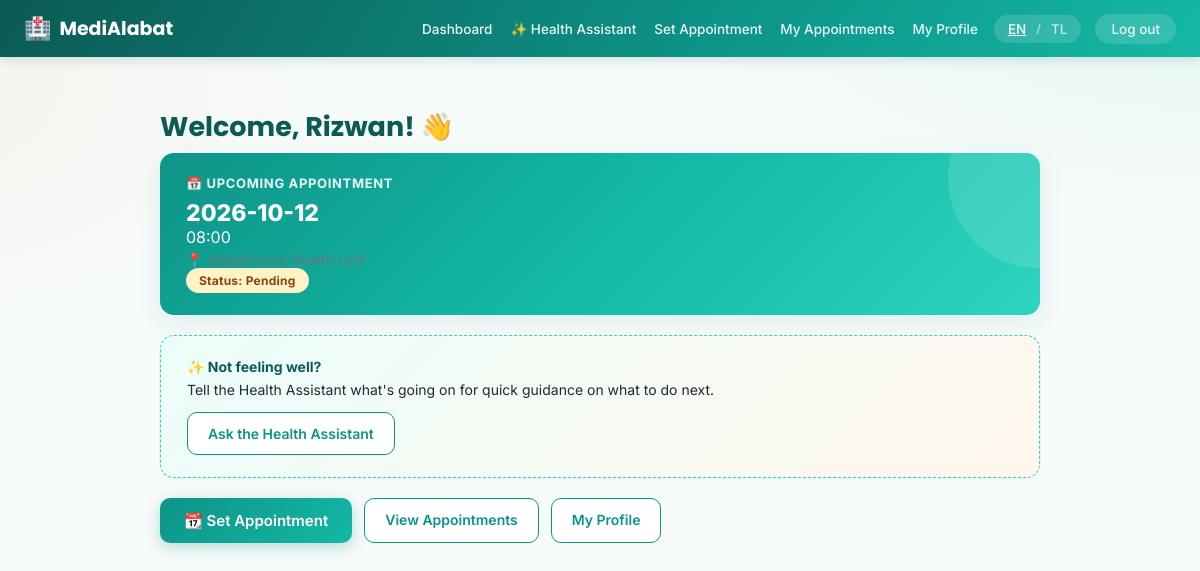
Before: /dashboard (signed in) with the older database file.
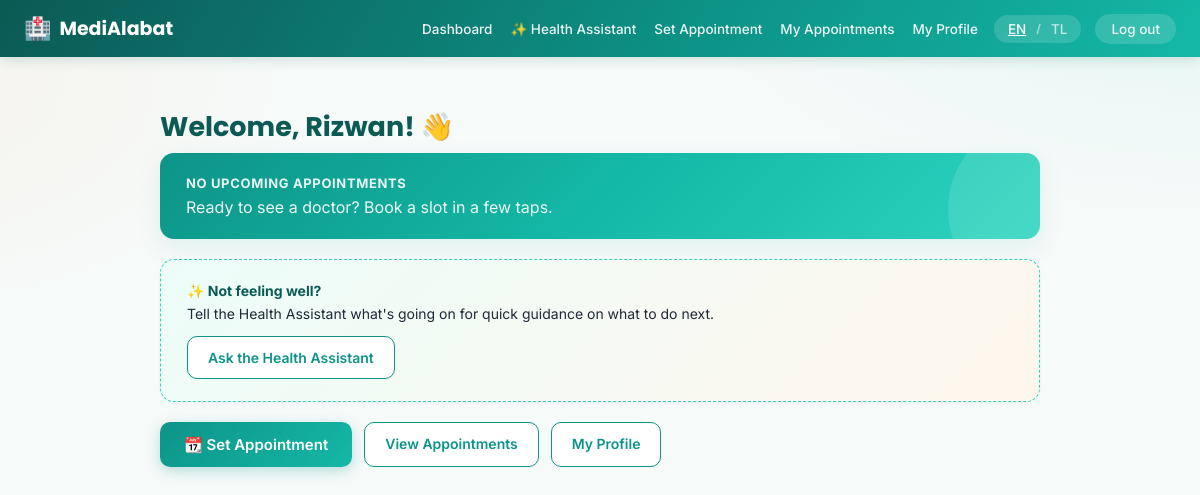
After: the same page with the newer database file.
### tables this page shows
CREATE TABLE appointments (
            id INTEGER PRIMARY KEY AUTOINCREMENT,
            patient_id INTEGER NOT NULL REFERENCES users(id) ON DELETE CASCADE,
            staff_id INTEGER NOT NULL REFERENCES users(id) ON DELETE CASCADE,
            clinic_id INTEGER NOT NULL REFERENCES clinics(id),
            appt_date TEXT NOT NULL,
            appt_time TEXT NOT NULL,
            reason TEXT,
            status TEXT NOT NULL DEFAULT 'Pending' CHECK(status IN ('Pending','Approved','Reschedule')),
            ai_note TEXT,
            created_at TEXT DEFAULT CURRENT_TIMESTAMP
        );

CREATE TABLE clinics (
    id INTEGER PRIMARY KEY AUTOINCREMENT,
    name TEXT NOT NULL,
    address TEXT
);

### app.py (the view)
@app.route("/dashboard")
@login_required(role="patient")
def patient_dashboard(user):
    conn = get_db()
    upcoming = conn.execute(
        "SELECT a.*, c.name AS clinic_name FROM appointments a "
        "JOIN clinics c ON c.id = a.clinic_id "
        "WHERE a.patient_id = ? AND a.status != 'Reschedule' "
        "AND (a.appt_date > ? OR (a.appt_date = ? )) "
        "ORDER BY a.appt_date ASC, a.appt_time ASC LIMIT 1",
        (user["id"], date.today().isoformat(), date.today().isoformat()),
    ).fetchone()
    conn.close()
    return render_template("patient/dashboard.html", upcoming=upcoming)

### app.py (called while the page is built)
def current_user():
    if "user_id" not in session:
        return None
    conn = get_db()
    user = conn.execute("SELECT * FROM users WHERE id = ?", (session["user_id"],)).fetchone()
    conn.close()
    return user

def current_lang():
    return session.get("lang", DEFAULT_LANG)

@app.context_processor
def inject_globals():
    lang = current_lang()
    return {
        "current_user": current_user(),
        "current_lang": lang,
        "t": lambda key, **kwargs: _t(key, lang=lang, **kwargs),
    }

def login_required(role=None):
    def decorator(view):
        @functools.wraps(view)
        def wrapped(*args, **kwargs):
            user = current_user()
            if user is None:
                return redirect(url_for("login"))
            if role and user["role"] != role:
                abort(403)
            return view(user, *args, **kwargs)
        return wrapped
    return decorator

### db.py (called while the page is built)
def get_db():
    conn = sqlite3.connect(DB_PATH)
    conn.row_factory = sqlite3.Row
    conn.execute("PRAGMA foreign_keys = ON")
    return conn

### templates/patient/dashboard.html (shortened to what this page needs)
{% extends "base.html" %}
{% block content %}
<h1 class="fade-in">{{ t('dash.welcome') }}, {{ current_user.full_name.split(' ')[0] }}! 👋</h1>
{% if upcoming %}
<div class="card highlight-card fade-in">
    <div class="card-label">📅 {{ t('dash.upcoming_appt') }}</div>
    <div class="appt-date">{{ upcoming.appt_date }}</div>
    <div class="appt-time">{{ upcoming.appt_time }}</div>
    <div class="appt-clinic">📍 {{ upcoming.clinic_name }}</div>
    <span class="status status-{{ upcoming.status|lower }}">{{ t('dash.status') }}: {{ t('status.' ~ upcoming.status|lower) }}</span>
</div>
{% else %}
<div class="card highlight-card empty fade-in">
    <div class="card-label">{{ t('dash.no_upcoming') }}</div>
    <p>{{ t('dash.ready') }}</p>
</div>
{% endif %}
<div class="card ai-prompt-card fade-in">
    <div class="card-label">✨ {{ t('dash.not_feeling_well') }}</div>
    <p>{{ t('dash.ask_ai') }}</p>
    <a href="{{ url_for('health_assistant') }}" class="btn-secondary">{{ t('dash.ask_ai_btn') }}</a>
</div>
<div class="button-row">
    <a href="{{ url_for('new_appointment_clinic') }}" class="btn-primary">📆 {{ t('dash.set_appointment') }}</a>
    <a href="{{ url_for('patient_appointments') }}" class="btn-secondary">{{ t('dash.view_appointments') }}</a>
    <a href="{{ url_for('patient_profile') }}" class="btn-secondary">{{ t('nav.my_profile') }}</a>
</div>
{% endblock %}

Changed rows visible on the page:
removed appointments: appt_date "2026-10-12", appt_time "08:00", status "Pending"
no longer on this page (row unchanged): clinics: clinic_name "Alabat Rural Health Unit"
Other visible differences:
{{ t('dash.no_upcoming') }}: (not shown) → "NO UPCOMING APPOINTMENTS"
{{ t('dash.ready') }}: (not shown) → "Ready to see a doctor? Book a slot in a few taps."
{{ t('dash.upcoming_appt') }}: "UPCOMING APPOINTMENT" → (not shown)
{{ t('dash.status') }}: "Status" → (not shown)
